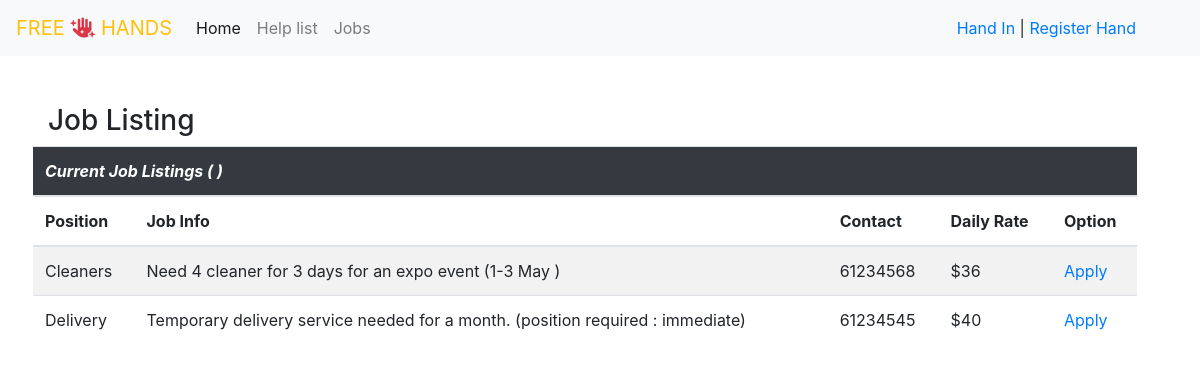
Before: /tasks/job_listing/ with the older database file.
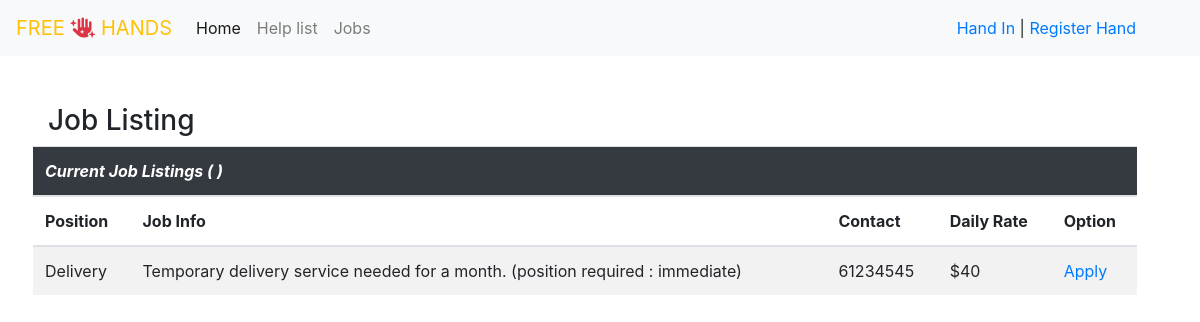
After: the same page with the newer database file.
### tasks/models.py (models this page shows, shortened)
class Job_detail (models.Model):
    user = models.ForeignKey(
        MyUser, on_delete=models.CASCADE,
        null= False,
        blank = False
        )
    position = models.CharField(
        max_length = 32,
        blank = False,
        )
    description = models.TextField(
        max_length = 256,
        blank = False,
        )
    contact = models.IntegerField (
        blank = False,
        )
    rate_per_day = models.IntegerField(
        blank = False,
        default = 20
        )

### tasks/views.py (the view)
# urls.py: path('job_listing/', job_listing, name='job_listing'),
def job_listing(request):
    result = Job_detail.objects.all()
    return render(request, 'job_listing.html',{
        'data':result
    })

### tasks/templates/job_listing.html (shortened to what this page needs)
{% extends 'base.html' %} {% block page_title %}Need an extra pair of hands | Part time helpers, odd jobs{% endblock %} {% block content %}
<section class='container-fluid row p-5'>
  <div class="col-12">
    <h3>Job Listing</h3>
  </div>
      <table class="table table-striped border`">
        <thead>
            <tr>
                <th scope="col" colspan='5' class='bg-dark text-white'><i>Current Job Listings (
                    )</i></th>
            </tr>
            <tr>
                <th>Position</th>
                <th>Job Info</th>
                <th>Contact</th>
                <th>Daily Rate</th>
                <th>Option</th>
            </tr>
        </thead>
        <tbody>
            {% for d in data %}
            <tr>
                <td>{{d.position}}</td>
                <td>{{d.description}}</td>
                <td>{{d.contact}}</td>
                <td>${{d.rate_per_day}}</td>
                <td>
                    <a href="">Apply</a>
                </td>
            </tr>
            {% endfor %}
        </tbody>
    </table>
</section>
{% endblock %}

Changed rows visible on the page:
removed Job_detail: position "Cleaners", description "Need 4 cleaner for 3 days for an expo event (1-3 May )", contact "61234568", rate_per_day "36"
